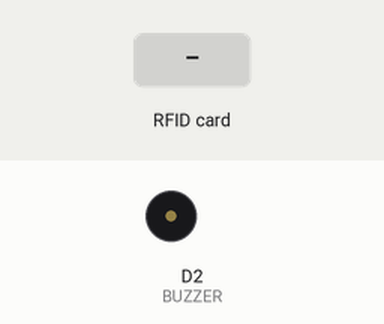
Recording of a sketch running on a simulated ESP8266 (NodeMCU). Shown: buzzer (waves = sounding, pin HIGH). The test bench sets the inputs (shaded band). WiFi joins after 1.5 s; servers stay silent unless stated; uploads are accepted with an empty reply; what the sketch prints to the serial monitor is not drawn.

Above: at 5.2 s.
5.3 s: RFID card 5E 7A 19 C4 held to the reader
At 5.48 s:
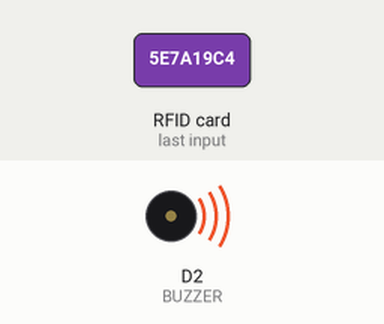
Timing chart, 0 to 8.3 s (numbered marks = the images above; inputs shaded):
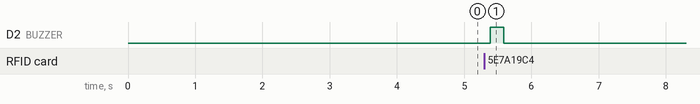

The sketch:

sendData.ino
```cpp
#include <SPI.h>
#include <MFRC522.h> //13.56 MHz
#include <Arduino.h>
#include <ESP8266WiFi.h>
#include <ESP8266WiFiMulti.h>
#include <ESP8266HTTPClient.h>
#include <WiFiClient.h>
#include <WiFiClientSecureBearSSL.h>

const uint8_t fingerprint[32] = {
    0xe6, 0xfe, 0x22, 0xbf, 0x45, 0xe4, 0xf0, 0xd3,
    0xb8, 0x5c, 0x59, 0xe0, 0x2c, 0x0f, 0x49, 0x54,
    0x18, 0xe1, 0xeb, 0x8d, 0x32, 0x10, 0xf7, 0x88,
    0xd4, 0x8c, 0xd5, 0xe1, 0xcb, 0x54, 0x7c, 0xd4
};

#define RST_PIN  D3     // Configurable, see typical pin layout above
#define SS_PIN   D4     // Configurable, see typical pin layout above
#define BUZZER   D2     // Configurable, see typical pin layout above

MFRC522 mfrc522(SS_PIN, RST_PIN);  // Instance of the class
MFRC522::MIFARE_Key key;
ESP8266WiFiMulti WiFiMulti;
MFRC522::StatusCode status;

/* Be aware of Sector Trailer Blocks */
int blockNum = 2;

/* Create another array to read data from Block */
/* Legthn of buffer should be 2 Bytes more than the size of Block (16 Bytes) */
byte bufferLen = 18;
byte readBlockData[18];

String data2;
/* Google sheet url  */
const String data1 = "https://script.google.com/macros/s/AKfycbxg6HDKFOdpCC4dI2NKVRUILt7NjmY4_SYMAI5tSmpRVaiJHohyXYasNMIBFD1Bosgziw/exec?name=";

void setup()
{
  /* Initialize serial communications with the PC */
  Serial.begin(9600);
  // Serial.setDebugOutput(true);

  Serial.println();
  Serial.println();
  Serial.println();

  for (uint8_t t = 4; t > 0; t--)
  {
    Serial.printf("[SETUP] WAIT %d...\n", t);
    Serial.flush();
    delay(1000);
  }

  WiFi.mode(WIFI_STA);

  /* Put your WIFI Name and Password here */
  Serial.printf("ready to connet\n");
/* wifi creds */
  WiFiMulti.addAP("DESKTOP-FL39STV 8383", "abc@12345");
  Serial.printf("Conneceted to TEST");

  /* Set BUZZER as OUTPUT */
  pinMode(BUZZER, OUTPUT);
  /* Initialize SPI bus */
  SPI.begin();
}

void loop()
{
  mfrc522.PCD_Init();

  if (!mfrc522.PICC_IsNewCardPresent()) {
    return;
  }

  if (!mfrc522.PICC_ReadCardSerial()) {
    return;
  }

  Serial.println(F("Reading last data from RFID..."));
  ReadDataFromBlock(blockNum, readBlockData);

  Serial.print(F("Last data in RFID:"));
  for (int j = 0; j < 16; j++) {
    Serial.write(readBlockData[j]);
  }

  digitalWrite(BUZZER, HIGH);
  delay(200);
  digitalWrite(BUZZER, LOW);

  if (WiFiMulti.run() == WL_CONNECTED) {
    std::unique_ptr<BearSSL::WiFiClientSecure> client(new BearSSL::WiFiClientSecure);
    client->setInsecure(); // Ignore SSL certificate validation

    data2 = data1 + String((char*)readBlockData);
    data2.trim();

    HTTPClient https;
    Serial.print(F("[HTTPS] begin...\n"));

    if (https.begin(*client, data2)) {
      Serial.print(F("[HTTPS] GET...\n"));
      int httpCode = https.GET();

      if (httpCode > 0) {
        Serial.printf("[HTTPS] GET... code: %d\n", httpCode);
      } else {
        Serial.printf("[HTTPS] GET... failed, error: %s\n", https.errorToString(httpCode).c_str());
      }

      https.end();
    } else {
      Serial.printf("[HTTPS] Unable to connect\n");
    }

    delay(1000);
  } else {
    Serial.println("WiFi not connected");
  }

}

void ReadDataFromBlock(int blockNum, byte readBlockData[])
{
  /* Prepare the ksy for authentication */
  /* All keys are set to FFFFFFFFFFFFh at chip delivery from the factory */
  for (byte i = 0; i < 6; i++)
  {
    key.keyByte[i] = 0xFF;
  }
  /* Authenticating the desired data block for Read access using Key A */
  status = mfrc522.PCD_Authenticate(MFRC522::PICC_CMD_MF_AUTH_KEY_A, blockNum, &key, &(mfrc522.uid));

  if (status != MFRC522::STATUS_OK)
  {
     Serial.print("Authentication failed for Read: ");
     Serial.println(mfrc522.GetStatusCodeName(status));
     return;
  }
  else
  {
    Serial.println("Authentication success");
  }

  /* Reading data from the Block */
  status = mfrc522.MIFARE_Read(blockNum, readBlockData, &bufferLen);
  if (status != MFRC522::STATUS_OK)
  {
    Serial.print("Reading failed: ");
    Serial.println(mfrc522.GetStatusCodeName(status));
    return;
  }
  else
  {
    Serial.println("Block was read successfully");
  }
}
```

Measured:
- after the input at 5.3 s, D2 (BUZZER): LOW → HIGH after 0.09 s, → LOW 0.20 s later
